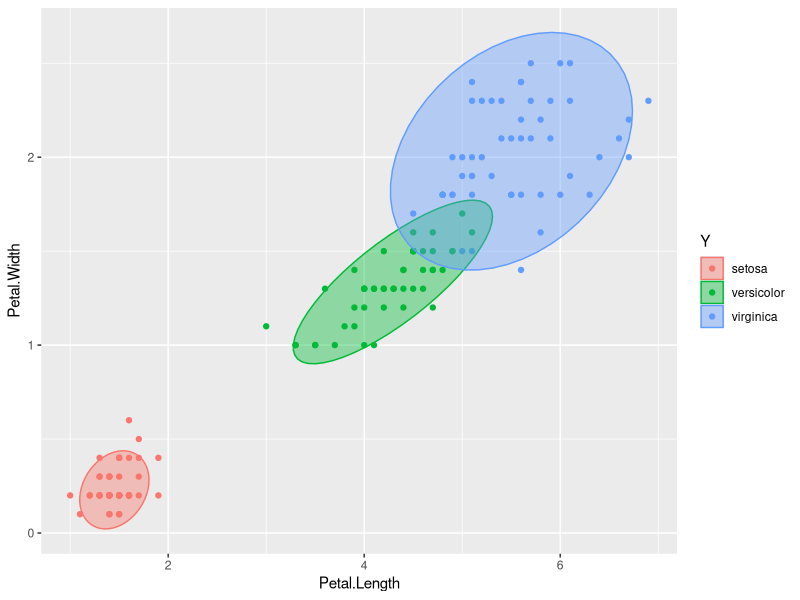
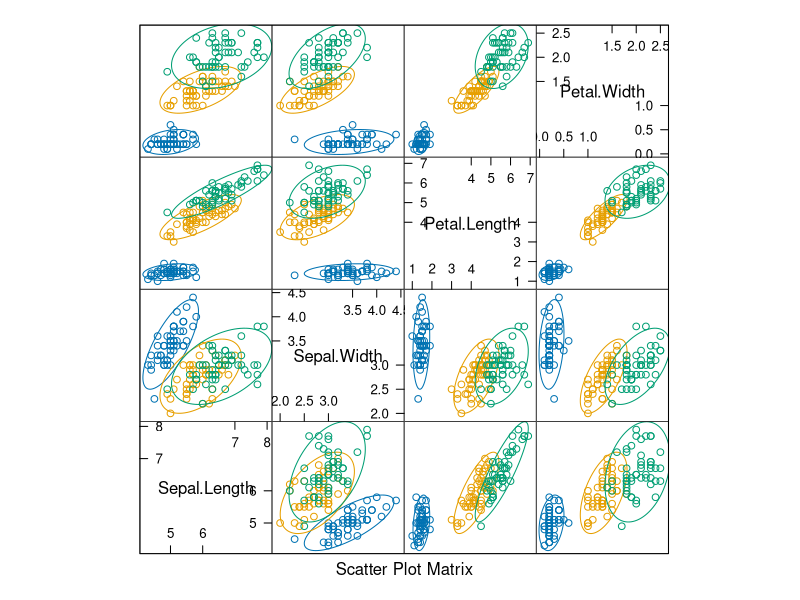
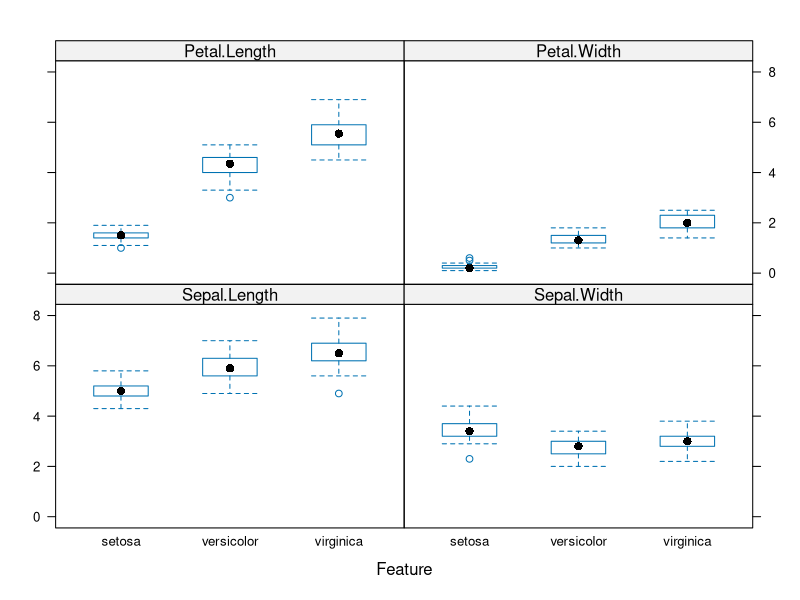
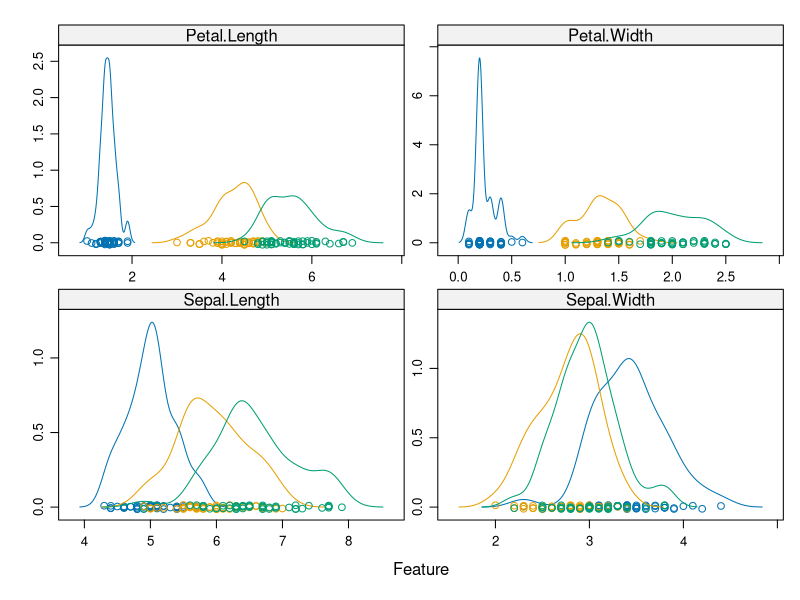
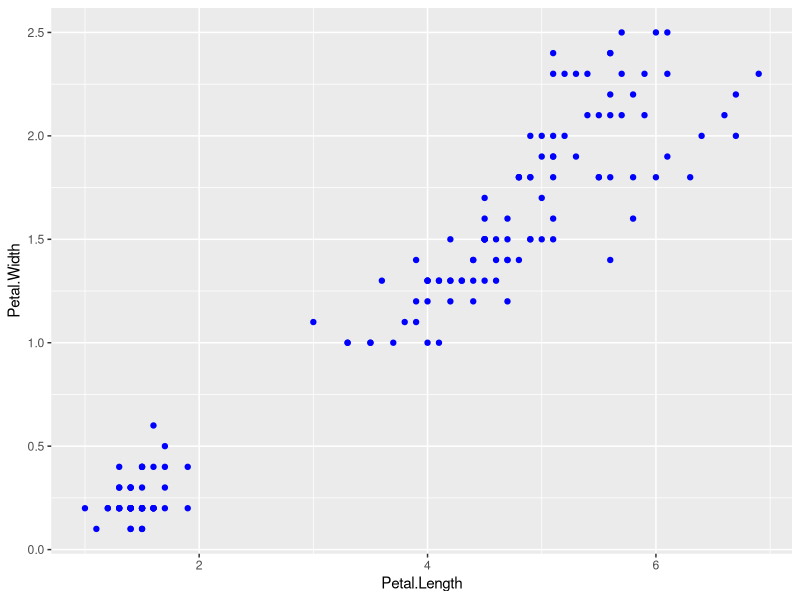
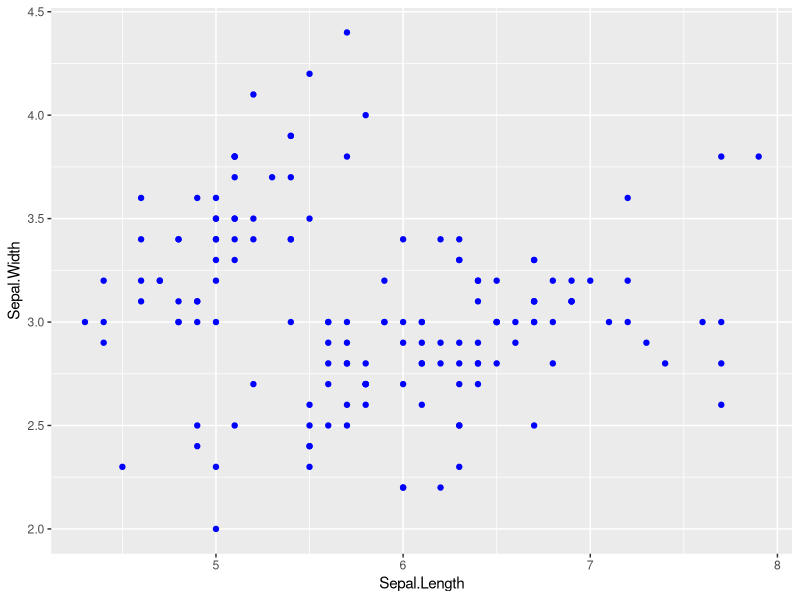
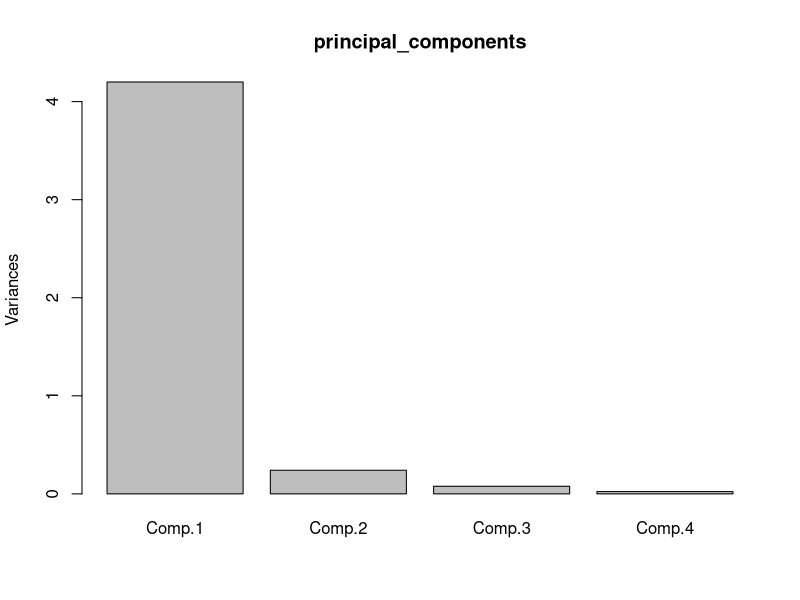
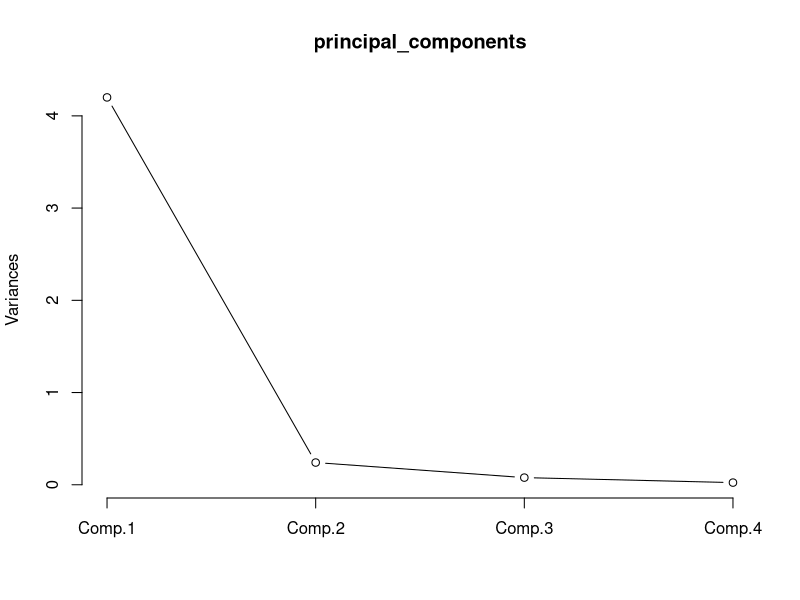

Write R code to recreate these figures, in order. (Note: this script raises an error after producing the figures.)
##########################################
### Principal Component Analysis (PCA) ###
##########################################

library(caret)
library(ggfortify)

# PCA with iris dataset
iris.df <- iris
head(iris.df)

# creating another dataframe from iris dataset that contains the columns from 1 to 4
X <- iris.df[,1:4]
Y <- iris.df[,5]

## scatter plot of 2 variables colored by class
ggplot(X, aes(x = Petal.Length, y = Petal.Width, color = Y, fill = Y)) + geom_point() + 
  stat_ellipse(type = "t",geom = "polygon",alpha = 0.4)

## feature-class plots
featurePlot(x=X, y=Y, plot="ellipse")

featurePlot(x=X, y=Y, plot="box")

scales <- list(x=list(relation="free"), y=list(relation="free"))
featurePlot(x=X, y=Y, plot="density", scales=scales)

## Variance/Covariance/correlation

var(X$Petal.Width)
var(X$Petal.Length)
cov(X$Petal.Length,X$Petal.Width)
cor(X$Petal.Length,X$Petal.Width)

## scatter plot of 2 variables
ggplot(X, aes(x = Petal.Length, y = Petal.Width)) + geom_point(color="blue")

var(X$Sepal.Width)
var(X$Sepal.Length)
cov(X$Sepal.Length,X$Sepal.Width)
cor(X$Sepal.Length,X$Sepal.Width)

## scatter plot of 2 variables
ggplot(X, aes(x = Sepal.Length, y = Sepal.Width)) + geom_point(color="blue")


####### PCA #######

Xmat <- as.matrix(X)

Xc <- scale(Xmat, center = T, scale = F)

principal_components <- princomp(Xc)

summary(principal_components)

principal_components$loadings

# using the plot() function, we can plot the principal components.
plot(principal_components)

# plotting the principal_components using the a line in plot() functions 
plot(principal_components, type = "l")

# using rhw biplot() function we can plot the components
biplot(principal_components)

## using autoplot() function to plot the components
autoplot(principal_components, data = iris, colour = 'Species',
         loadings = TRUE, loadings.colour = 'blue',
         loadings.label = TRUE, loadings.label.size = 3, scale = 0)

## scatter plot of dataset in PCs
ggplot(principal_components$scores, aes(x = Comp.1, y = Comp.2)) + geom_point(color="blue")

# loadings
principal_components$loadings


####### PCA Manually #########

C <- cov(Xc)

C.eigens <-  eigen(C)

C.eigens$vectors
C.eigens$values

V <- C.eigens$vectors

T <- X %*% V

## scatter plot of dataset in PCs
ggplot(T, aes(x = T[,1], y = -T[,2])) + geom_point(color="blue")


####### Exercise #######

library(MASS)

Boston.c <- Boston

principal_components <- princomp(Boston.c)

principal_components$loadings

summary(principal_components)


####### THE END #######
